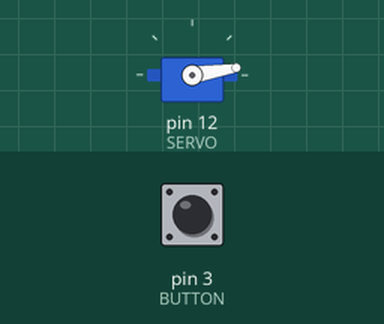
This program was run on a simulated Raspberry Pi (header pin numbers). On the bench: servo. The test bench sets the inputs (shaded band); at power-on: pin 3 (BUTTON) LOW. Servo angles are drawn from the pulse width (0.5 ms = 0°, 2.5 ms = 180°).

Above: at 1.2 s.
1.3 s: pin 3 (BUTTON) pulsed HIGH 5 times (0.12 s each, 0.3 s apart)
At 3.6 s:
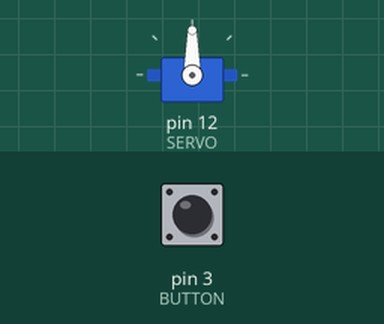
4.3 s: pin 3 (BUTTON) pulled HIGH for 0.15 s
At 4.9 s:
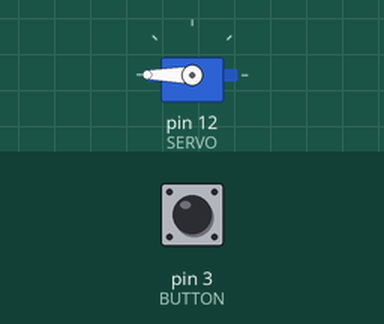
5.9 s: pin 3 (BUTTON) pulled HIGH for 1 s
At 7.3 s:
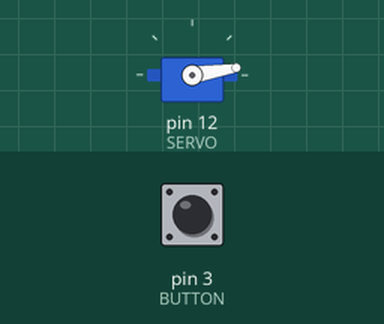
Timing chart, 0 to 8.9 s (numbered marks = the images above; inputs shaded):
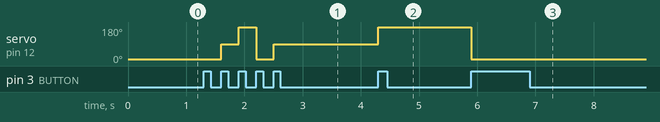

Measured:
- after the input at 1.3 s, servo on pin 12 (SERVO): 9° → 90° after 0.30 s, → 180° 0.30 s later, → 9° 0.30 s later, → 90° 0.30 s later
- after the input at 4.3 s, servo on pin 12 (SERVO): 90° → 180° at once
- after the input at 5.9 s, servo on pin 12 (SERVO): 180° → 9° at once

The program:

gpio_main8.py
```python
## PUSHBUTTON SERVO Motor Control
import RPi.GPIO as GPIO
import time

BUTTON = 3
SERVO = 12

GPIO.setmode(GPIO.BOARD)
GPIO.setup(BUTTON, GPIO.IN, pull_up_down=GPIO.PUD_DOWN)
GPIO.setup(SERVO, GPIO.OUT)

count = 0
pwm = GPIO.PWM(SERVO, 50) # 50Hz servo motor 동작주파수
pwm.start(3.0) # 0.6ms

def button_push(channel):
    global count
    if count % 3 == 1: # 90
        pwm.ChangeDutyCycle(7.5) # 90
    elif count % 3 == 2: # 180
        pwm.ChangeDutyCycle(12.5) # 180
    else:
        pwm.ChangeDutyCycle(3.0) # 0

    count += 1

GPIO.add_event_detect(BUTTON, GPIO.RISING,
                callback=button_push,
                bouncetime=100)

try:
    while True: time.sleep(0.1)
except KeyboardInterrupt:
    pwm.ChangeDutyCycle(0.0)
    pwm.stop()
    GPIO.cleanup()
```
